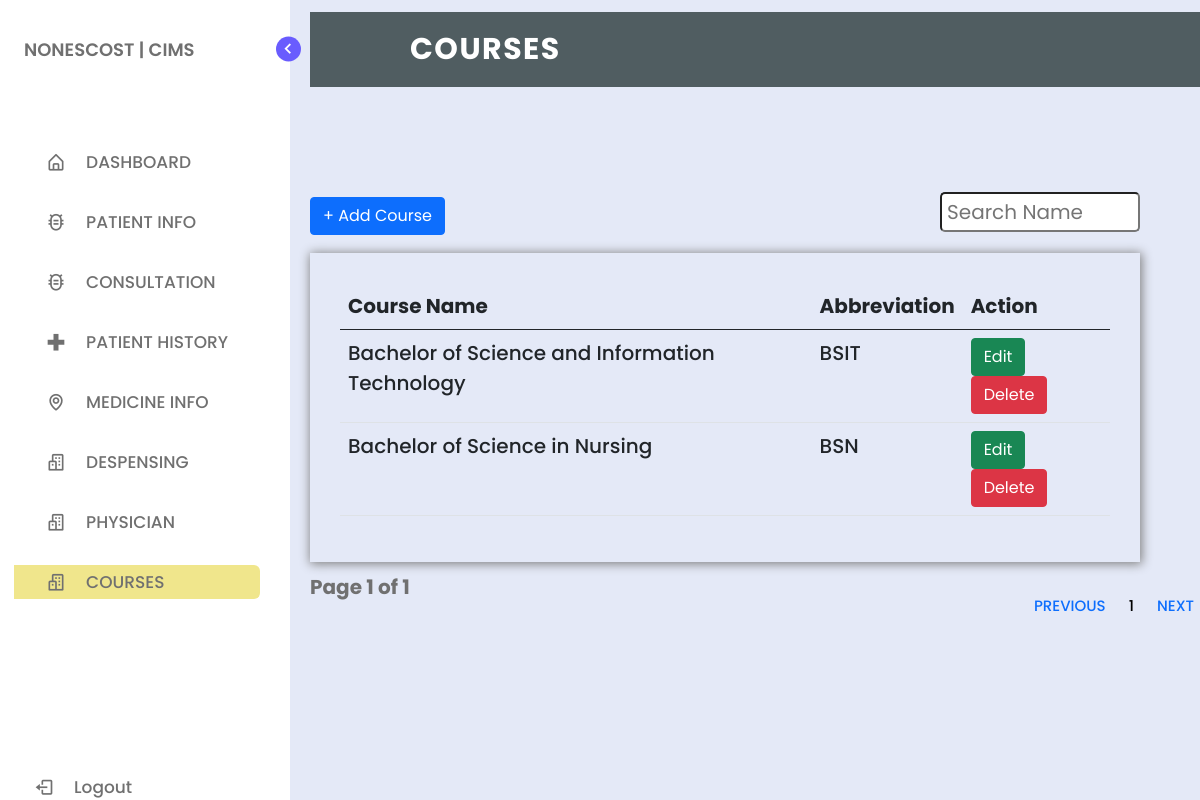
The page /course.php on the database its author committed.
### tables this page shows
CREATE TABLE `tbl_course` (
  `id` int(11) NOT NULL,
  `course_name` varchar(255) NOT NULL,
  `abb` varchar(255) NOT NULL
);

### course.php (the view, shortened to what this page needs)
<?php
include_once('connection.php');
if(isset($_GET['page_no']) && $_GET['page_no'] !== ""){
    $page_no = $_GET['page_no'];
} else {
    $page_no = 1;
}
$total_records_per_page = 2;
$offset = ($page_no - 1) * $total_records_per_page;
$previous_page = $page_no - 1;
$next_page = $page_no + 1;
$result_count = mysqli_query($conn, "SELECT COUNT(*) as total_records FROM tbl_course") or die(mysqli_error($conn));
$records = mysqli_fetch_array($result_count);
$total_records = $records['total_records'];
$total_no_of_pages = ceil($total_records / $total_records_per_page);
$sql = "SELECT * FROM tbl_course LIMIT $offset, $total_records_per_page";
$result = mysqli_query($conn, $sql) or die(mysqli_error($conn));
?>
<!DOCTYPE html>
<html lang="en">
<head>
    <link href="https://cdn.jsdelivr.net/npm/bootstrap@5.0.2/dist/css/bootstrap.min.css" rel="stylesheet">
    <link href="https://cdn.jsdelivr.net/npm/bootstrap@5.0.2/dist/css/bootstrap.min.css" rel="stylesheet">
    <link href="https://cdn.jsdelivr.net/npm/bootstrap@5.0.2/dist/css/bootstrap.min.css" rel="stylesheet">
    <link href="https://cdn.jsdelivr.net/npm/bootstrap@5.0.2/dist/css/bootstrap.min.css" rel="stylesheet">
    <link rel="stylesheet" href="style.css">
    <link href='https://unpkg.com/boxicons@2.1.1/css/boxicons.min.css' rel='stylesheet'>
</head>
<body>
    <nav class="sidebar">
        <header>
            <div class="image-text">
                <div class="text logo-text">
                    <span style="margin-left: -50px;" class="name">NONESCOST | CIMS</span>
                </div>
            </div>
            <i class='bx bx-chevron-right toggle'></i>
        </header>
        <div class="menu-bar">
            <div class="menu">
                <ul class="menu-links">
                    <li class="nav-link">
                        <a href="index.php">
                            <i class='bx bx-home-alt icon'></i>
                            <span class="text nav-text">DASHBOARD</span>
                        </a>
                    </li>
                    <li class="nav-link">
                    <div class="dropdown" style="height: 30px;">
                        <a href="list_of_prk.php">
                            <i class='bx bx-bug-alt icon'></i>
                            <span class="text">PATIENT INFO</span>
                            </div>
                    </li>
                    <li class="nav-link">
                    <div class="dropdown" style="height: 30px;">
                        <a href="list_of_prk.php">
                            <i class='bx bx-bug-alt icon'></i>
                            <span class="text">CONSULTATION</span>
                            </div>
                    </li>
                    <li class="nav-link">
                        <a href="patient_history.php">
                            <i class='bx bx-plus-medical icon plus-medical'></i>
                            <span class="text nav-text">PATIENT HISTORY</span>
                        </a>
                    </li>
                    <li class="nav-link">
                        <a href="medicine.php">
                            <i class='bx bx-map icon map'></i>
                            <span class="text nav-text">MEDICINE INFO</span>
                        </a>
                    </li>
                    <li class="nav-link">
                        <a href="despensing.php">
                            <i class='bx bx-buildings icon buildings'></i>
                            <span class="text nav-text">DESPENSING</span>
                        </a>
                    </li>
                    <li class="nav-link">
                        <a href="physician.php">
                            <i class='bx bx-buildings icon buildings'></i>
                            <span class="text nav-text">PHYSICIAN</span>
                        </a>
                    </li>
                    <li class="nav-link">
                        <a href="course.php" id="lop">
                            <i class='bx bx-buildings icon buildings'></i>
                            <span class="text nav-text">COURSES</span>
                        </a>
                    </li>
                </ul>
            </div>
            <div class="bottom-content">
                <li class="">
                    <a href="logout.php">
                        <i class='bx bx-log-out icon'></i>
                        <span class="text nav-text">Logout</span>
                    </a>
                </li>
            </div>
        </div>
    </nav>
    <section class="home">
        <div class="text">
            <nav>
                <div class="logo">
                    <p>COURSES</p>
                </div>
            </nav><br><br><br><br>
            <button class="btn btn-primary addfaculty">+ Add Course</button>
            <input type="text" name="search_text" id="search_text" placeholder="Search Name" style="border-radius: 5px;height:40px;font-size:20px;float:right;padding: 5px;width:200px" />
            <div class="mt-3">
<div class="td" style="background-color: transparent;padding:30px">
<table class="table" style="font-size: 20px;">
        <thead>
            <tr>
                <th>Course Name</th>
                <th>Abbreviation</th>
                <th>Action</th>
            </tr>
        </thead>
        <tbody>
            <?php while($row = mysqli_fetch_array($result)){?>
            <tr>
                <td><?= $row['course_name']?></td>
                <td><?= $row['abb']?></td>
                <td>
                <button type="button" class="btn btn-success editfaculty">Edit</button>
                <button type="button" class="btn btn-danger deletefaculty">Delete</button>
                </td>
            </tr>
            <?php }
            ?>
        </tbody>
    </table>
</div>
    <nav class="na" aria-label="Page navigation example">
  <ul class="pagination">
    <li class="page-item"><a class="page-link <?= ($page_no <= 1) ? 'disabled' : '';?> " <?= ($page_no > 1) ? 'href=?page_no='. $previous_page : '';?> style="font-size: 15px;">Previous</a></li>
    <?php for($counter = 1; $counter <= $total_no_of_pages; $counter++){?>
        <?php if($page_no != $counter){?>
    <li class="page-item"><a class="page-link" href="?page_no=<?= $counter; ?>" style="font-size: 15px;color:black"><?= $counter;?></a></li>
    <?php } else { ?>
        <li class="page-item"><a class="page-link active" style="font-size: 15px;color:black"><?= $counter;?></a></li>
        <?php } ?>
        <?php } ?>
    <li class="page-item"><a class="page-link <?= ($page_no >= $total_no_of_pages) ? 'disabled' : '';?> " <?= ($page_no < $total_no_of_pages) ? 'href=?page_no='. $next_page : '';?> style="font-size: 15px;">Next</a></li>
  </ul>
</nav>
<div class="p-10">
    <strong style="font-size: 20px;">Page <?= $page_no;?> of <?= $total_no_of_pages;?></strong>
</div>
    </div>
    </section>
</body>
</html>

### style.css (style rules this page uses)
* { margin: 0; padding: 0; box-sizing: border-box; font-family: 'Poppins', sans-serif; }
:root { --body-color: #E4E9F7; --sidebar-color: #FFF; --primary-color: #695CFE; --primary-color-light: #F6F5FF; --toggle-color: #DDD; --text-color: #707070; --tran-03: all 0.2s ease; --tran-03: all 0.3s ease; --tran-04: all 0.3s ease; }
body { min-height: 100vh; background-color: var(--body-color); transition: var(--tran-05); }
.sidebar { position: fixed; top: 0; left: 0; height: 100%; width: 290px; padding: 10px 14px; background: var(--sidebar-color); transition: var(--tran-05); z-index: 100; }
.sidebar li { height: 50px; list-style: none; display: flex; align-items: center; margin-top: 10px; }
.sidebar header .image, .sidebar .icon { min-width: 60px; border-radius: 6px; }
.sidebar .icon { min-width: 60px; border-radius: 6px; height: 100%; display: flex; align-items: center; justify-content: center; font-size: 20px; }
.sidebar .text, .sidebar .icon { color: var(--text-color); transition: var(--tran-03); }
.sidebar .text { font-size: 17px; font-weight: 500; white-space: nowrap; opacity: 1; }
.sidebar header { position: relative; }
.sidebar header .image-text { display: flex; align-items: center; }
.sidebar header .logo-text { display: flex; flex-direction: column; }
header .image-text .name { margin-top: 2px; font-size: 18px; font-weight: 600; }
.sidebar header .toggle { position: absolute; top: 50%; right: -25px; transform: translateY(-50%) rotate(180deg); height: 25px; width: 25px; background-color: var(--primary-color); color: var(--sidebar-color); border-radius: 50%; display: flex; align-items: center; justify-content: center; font-size: 22px; cursor: pointer; transition: var(--tran-05); }
.sidebar .menu { margin-top: 40px; }
.sidebar li a { list-style: none; height: 100%; background-color: transparent; display: flex; align-items: center; height: 100%; width: 100%; border-radius: 6px; text-decoration: none; transition: var(--tran-03); }
.sidebar .menu-bar { height: calc(100% - 55px); display: flex; flex-direction: column; justify-content: space-between; overflow-y: scroll; }
.home { position: absolute; top: 0; top: 0; left: 250px; height: 100vh; width: calc(100% - 250px); background-color: var(--body-color); transition: var(--tran-05); }
.home .text { font-size: 30px; font-weight: 500; color: var(--text-color); padding: 12px 60px; }

### course.php (style rules this page uses)
nav { width: 83%; height: 75px; background-color: #505d61; line-height: 75px; padding: 0px 100px; position: fixed; z-index: 1; }
nav .logo { font-size: 30px; font-weight: bold; letter-spacing: 1.5px; }
nav .logo p { float: left; color: #fff; text-transform: uppercase; }
nav ul { float: right; }
nav ul li { display: inline-block; list-style: none; }
nav ul li a { color: #fff; text-decoration: none; font-size: 18px; text-transform: uppercase; padding: 0px 32px; }
nav ul li .active { color: #c0d96f; }
#lop { background-color: #F0E68C; }
.dropdown { position: relative; display: inline-block; }
.na { background-color: transparent; }
.na ul { background-color: transparent; border: none; }
.na li { background-color: transparent; border: none; }
.na li a { background-color: transparent; border: none; }
.td { box-shadow: 1px 1px 10px 1px grey; }

### rows shown on the page
tbl_course: course_name "Bachelor of Science and Information Technology", abb "BSIT"
tbl_course: course_name "Bachelor of Science in Nursing", abb "BSN"

### other values the page prints
$page_no "1"
$total_no_of_pages "1"
